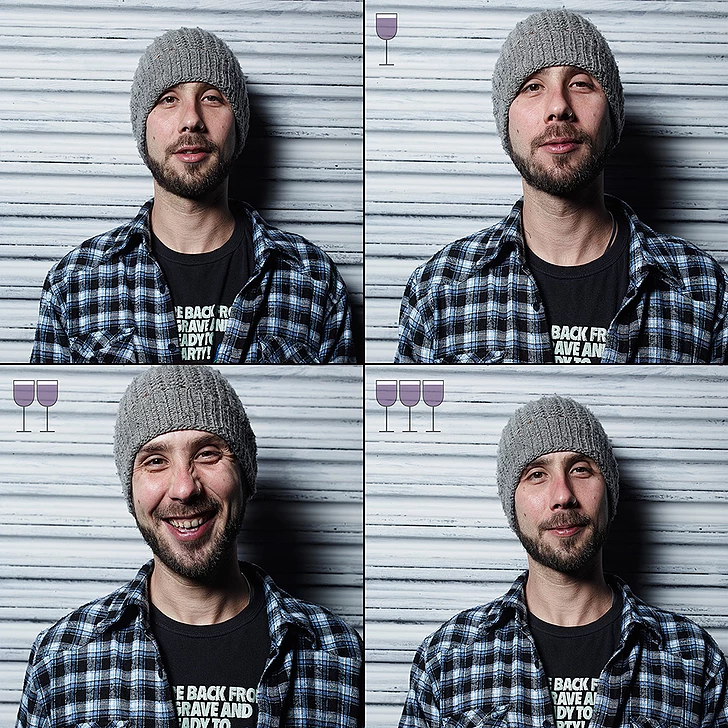
#> input picture datasets/frontal-faces/original/d4a7a2_1058015d1eaa4d37a57c0d6248601a76.webp, 728 x 728 px; its folder holds only this picture in this run
$ python crop_subregion.py
#> lines starting #> are read from the running program, lines starting #| are printed output that depends on the picture
# Originally taken from https://github.com/jasonchang0/SoBr/tree/master/bin

import cv2
import os
import glob

os.chdir('../../../datasets/frontal-faces/original')


count = 1
for file in glob.glob('*webp'):

    if file.replace('.webp', '') == 'd4a7a2_6a981a4274584841b4d410babbf7f78f':
        continue

    img = cv2.imread(file, cv2.IMREAD_COLOR)
#> img is the input picture: shape (728, 728, 3); mean B, G, R 139.3, 132.1, 128
    h, w = img.shape[:2]
#> h = 728; w = 728

    UL = img[:h//2, :w//2]
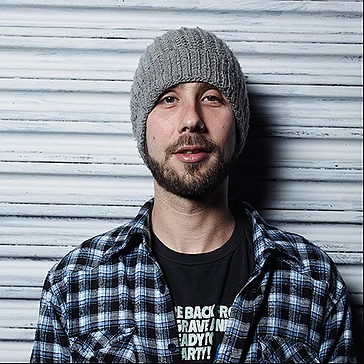
#> UL: shape (364, 364, 3); mean B, G, R 144.5, 136.9, 131.8
    UR = img[:h//2, w//2:]
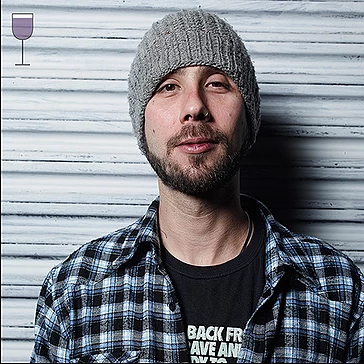
#> UR: shape (364, 364, 3); mean B, G, R 137.8, 130.9, 127.5
    LL = img[h//2:, :w//2]
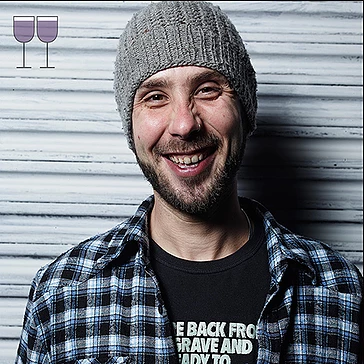
#> LL: shape (364, 364, 3); mean B, G, R 129.5, 122.7, 119.4
    LR = img[h//2:, w//2:]
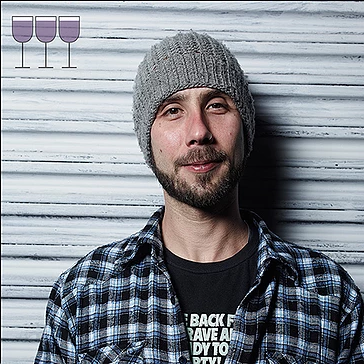
#> LR: shape (364, 364, 3); mean B, G, R 145.3, 137.9, 133.4

    cv2.imwrite('../ROI/img{}_UL.png'.format(count), UL)
    cv2.imwrite('../ROI/img{}_UR.png'.format(count), UR)
    cv2.imwrite('../ROI/img{}_LL.png'.format(count), LL)
    cv2.imwrite('../ROI/img{}_LR.png'.format(count), LR)

    count += 1

print("Photos were cropped!")

$ run again, on datasets/frontal-faces/original/d4a7a2_1b7fef8b5225436f923db06a76c52e4a.webp
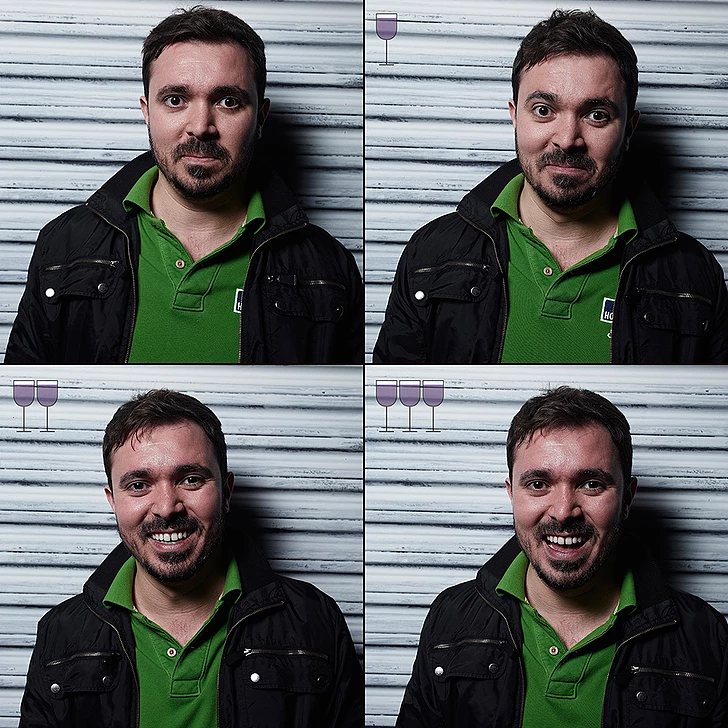
#> input picture datasets/frontal-faces/original/d4a7a2_1b7fef8b5225436f923db06a76c52e4a.webp, 728 x 728 px
#> img is the input picture: shape (728, 728, 3); mean B, G, R 101.4, 101.6, 98.1
#> `LL = img[h//2:, :w//2]`:
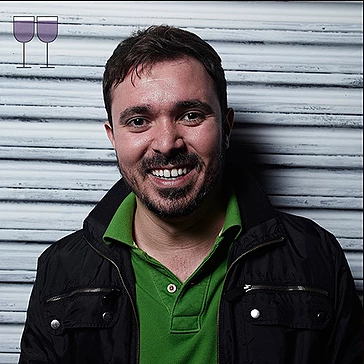
#> LL: shape (364, 364, 3); mean B, G, R 105, 103.8, 101.2
#> `LR = img[h//2:, w//2:]`:
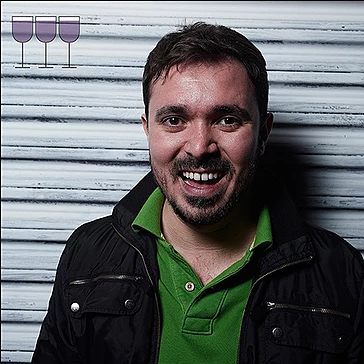
#> LR: shape (364, 364, 3); mean B, G, R 105, 103.8, 101

$ run again, on datasets/frontal-faces/original/d4a7a2_1e9488c5974f45ba86553cae33c6ef32.webp
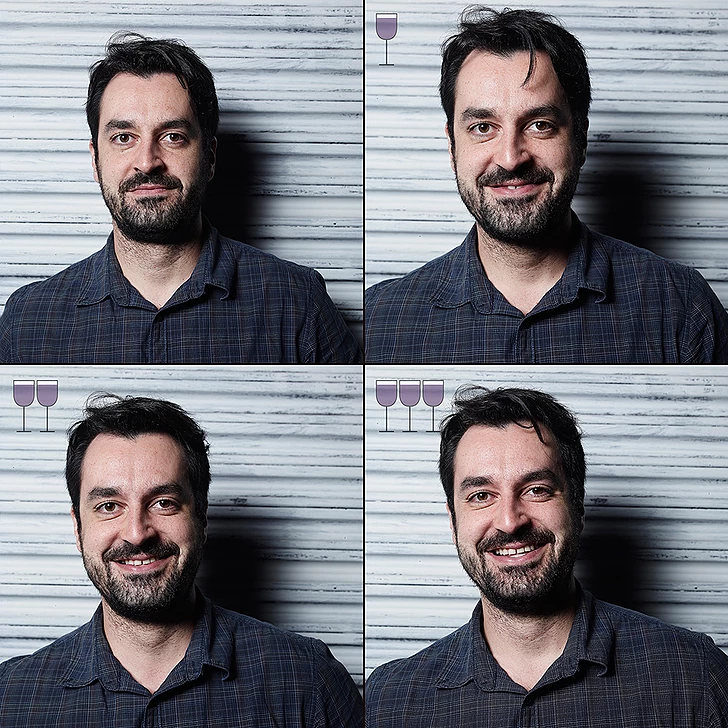
#> input picture datasets/frontal-faces/original/d4a7a2_1e9488c5974f45ba86553cae33c6ef32.webp, 728 x 728 px
#> img is the input picture: shape (728, 728, 3); mean B, G, R 126.6, 119.7, 119.4
#> `LL = img[h//2:, :w//2]`:
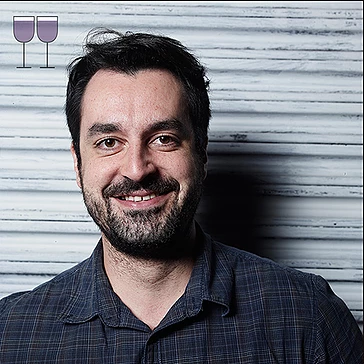
#> LL: shape (364, 364, 3); mean B, G, R 127, 119.9, 119.6
#> `LR = img[h//2:, w//2:]`:
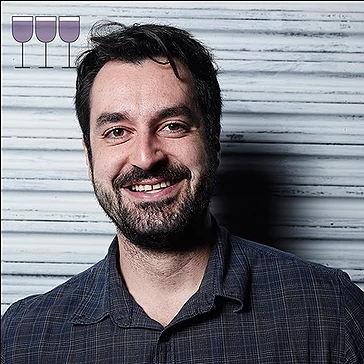
#> LR: shape (364, 364, 3); mean B, G, R 125.7, 119.3, 120

$ run again, on datasets/frontal-faces/original/d4a7a2_1fecc1f8206b4de0ad9baafc055eee83.webp
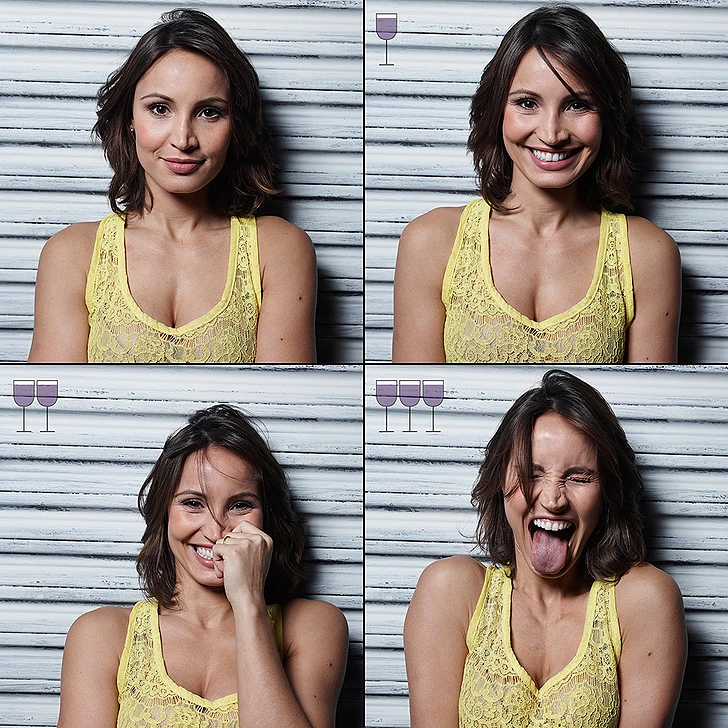
#> input picture datasets/frontal-faces/original/d4a7a2_1fecc1f8206b4de0ad9baafc055eee83.webp, 728 x 728 px
#> img is the input picture: shape (728, 728, 3); mean B, G, R 138.1, 144.7, 154
#> `LL = img[h//2:, :w//2]`:
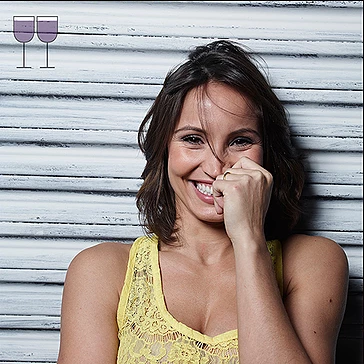
#> LL: shape (364, 364, 3); mean B, G, R 147.2, 150.9, 159.5
#> `LR = img[h//2:, w//2:]`:
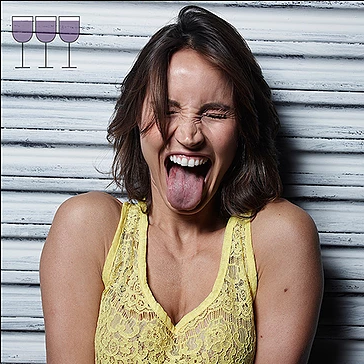
#> LR: shape (364, 364, 3); mean B, G, R 132.6, 140.2, 150.5
